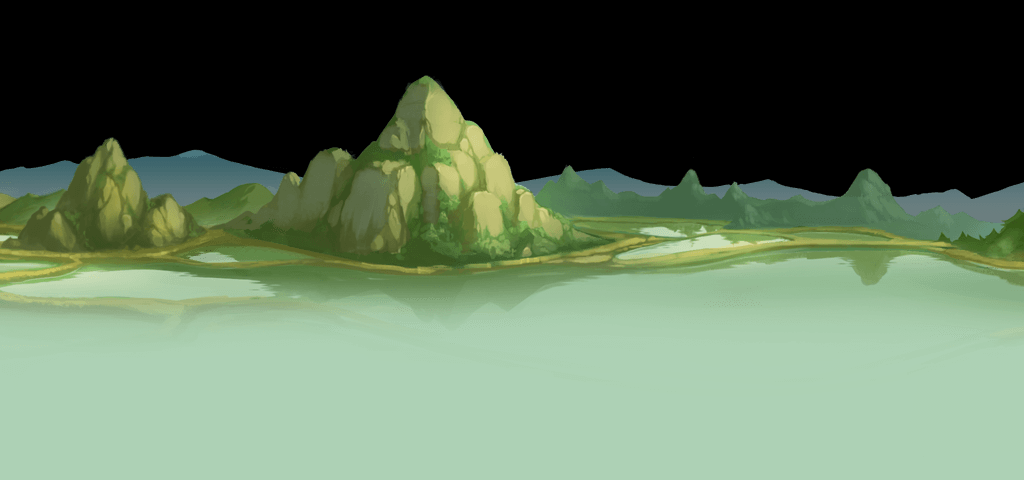

Below is a game level as drawn by its tile map, then a one-line description and the .tmx that defines it (tile-layer data replaced by summaries):
An orthogonal 32x15 tile map with 32x32 px tiles, 1 tile layer (mid1), 3 tilesets.

<map version="1.0" orientation="orthogonal" renderorder="right-down" width="32" height="15" tilewidth="32" tileheight="32">
 <tileset firstgid="1" name="pingyuan_mid1" tilewidth="32" tileheight="32">
  <image source="pingyuan/pingyuan_mid1.png" width="1024" height="500" />
 </tileset>
 <tileset firstgid="481" name="pingyuan_mid2" tilewidth="32" tileheight="32">
  <image source="pingyuan/pingyuan_mid2.png" width="1024" height="500" />
 </tileset>
 <tileset firstgid="961" name="pingyuan_mid3" tilewidth="32" tileheight="32">
  <image source="pingyuan/pingyuan_mid3.png" width="1024" height="500" />
 </tileset>
 <layer name="mid1" width="32" height="15">
  <data>[480 cells, 480 non-empty, 480 distinct tile ids]</data>
 </layer>
</map>
